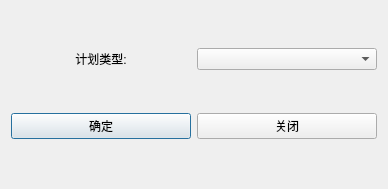
<?xml version="1.0" encoding="UTF-8"?>
<ui version="4.0">
 <class>ParameterBindingSelect</class>
 <widget class="QDialog" name="ParameterBindingSelect">
  <property name="geometry">
   <rect>
    <x>0</x>
    <y>0</y>
    <width>384</width>
    <height>189</height>
   </rect>
  </property>
  <property name="windowTitle">
   <string>测试计划参数装订</string>
  </property>
  <layout class="QGridLayout" name="gridLayout">
   <item row="0" column="0">
    <widget class="QLabel" name="label">
     <property name="text">
      <string>计划类型:</string>
     </property>
     <property name="alignment">
      <set>Qt::AlignCenter</set>
     </property>
    </widget>
   </item>
   <item row="0" column="1">
    <widget class="QComboBox" name="planList">
     <property name="minimumSize">
      <size>
       <width>180</width>
       <height>0</height>
      </size>
     </property>
     <property name="maximumSize">
      <size>
       <width>180</width>
       <height>16777215</height>
      </size>
     </property>
    </widget>
   </item>
   <item row="1" column="0">
    <widget class="QPushButton" name="ok">
     <property name="minimumSize">
      <size>
       <width>180</width>
       <height>26</height>
      </size>
     </property>
     <property name="maximumSize">
      <size>
       <width>180</width>
       <height>16777215</height>
      </size>
     </property>
     <property name="text">
      <string>确定</string>
     </property>
    </widget>
   </item>
   <item row="1" column="1">
    <widget class="QPushButton" name="cancel">
     <property name="minimumSize">
      <size>
       <width>180</width>
       <height>26</height>
      </size>
     </property>
     <property name="maximumSize">
      <size>
       <width>180</width>
       <height>16777215</height>
      </size>
     </property>
     <property name="text">
      <string>关闭</string>
     </property>
    </widget>
   </item>
  </layout>
 </widget>
 <resources/>
 <connections/>
</ui>
